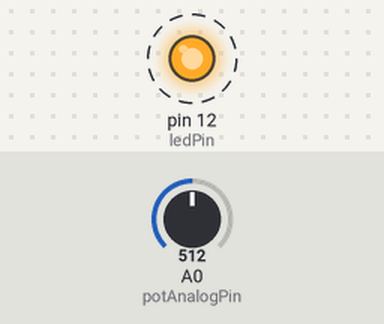
The sketch below on a simulated Arduino Uno, built with avr-gcc and run on an emulated ATmega328P. Shown: output pins drawn as LEDs (lit = HIGH). Dashed ring = blinking. The inputs (shaded band) are chosen by the test bench; at power-on: A0 (potAnalogPin) = 512.

Above: at 1.08 s.
1.3 s: A0 (potAnalogPin) set to 1023
At 2.7 s:
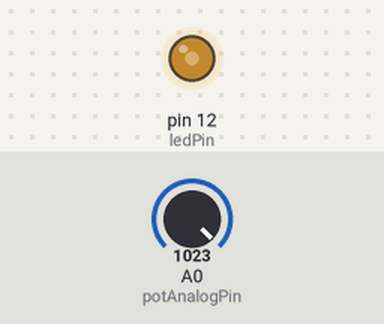
3.0 s: A0 (potAnalogPin) set to 992
6.0 s: A0 (potAnalogPin) set to 971
At 7.6 s:
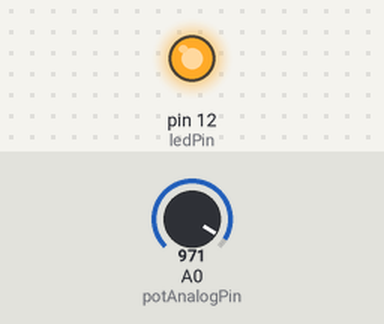
9.0 s: A0 (potAnalogPin) set to 900
At 9.24 s:
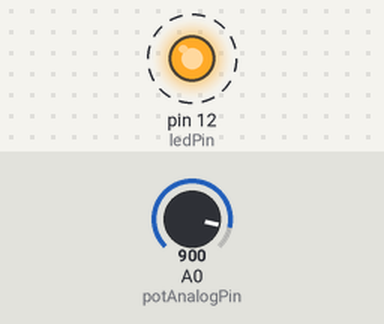
Timing chart, 0 to 13.0 s (numbered marks = the images above; inputs shaded):
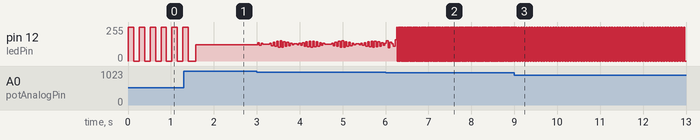

Measured:
- the behaviour switches between 972 and 971 on A0 (potAnalogPin) (found by bisection; images 1 and 2)
- after the input at 9.0 s, pin 12 (ledPin): alternates 255/255 for 0.03 s and 0/255 for 0.03 s, starting after 0.12 s

The sketch:

Ejercicio3.ino
```cpp
//EJERCICIO 3 - CONTROLAR FRECUENCIA DE PARPADEO LED CON POTENCIÓMETRO
//CURSO DE INICIACIÓN DE ARDUINO - ALBERTO QUESADA PABLOS

const int potAnalogPin = A0;   // Definición del pin analógico donde está conectado el potenciómetro
const int ledPin = 12;   //Definición del pin del LED

int valorSensor = 0;   // Valor leído directamente desde el potenciómetro
int valorSalida = 0;   // Valor de salida para el PWM (Salida analógica)

// La función setup() se ejecuta 1 vez cuando se presiona el botón de reset o de alimentación de la placa
void setup()
{
  // Inicializar el pin digital del LED como salida (OUTPUT)
  pinMode(ledPin, OUTPUT);
}

// La función loop() se ejecuta una y otra vez infinitamente
void loop()
{
  // Se lee el valor analógico del potenciómetro
  valorSensor = analogRead(potAnalogPin);

  // Se mapea el rango de dicho valor en el rango de salidas analógicas
  valorSalida = map(valorSensor, 0, 1024, 0, 255);

  digitalWrite(ledPin, HIGH);   // Se enciende el LED (HIGH es voltaje alto)
  delay(255 - valorSalida);     // Se espera el valor máximo del potenciómetro - el valor leído
  digitalWrite(ledPin, LOW);    // Se apaga el LED (LOW es voltaje bajo)
  delay(255 - valorSalida);     // Se espera el valor máximo del potenciómetro - el valor leído
}
```
